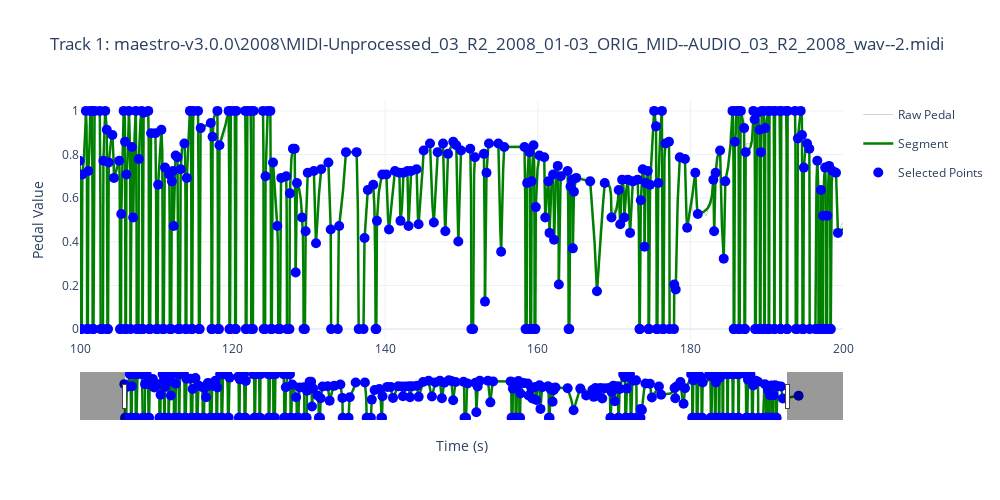

The cell this chart's notebook holds for it:
### Code cell
fig = plot_track_segments(track_idx=1, show=[100, 200])
fig.show()
